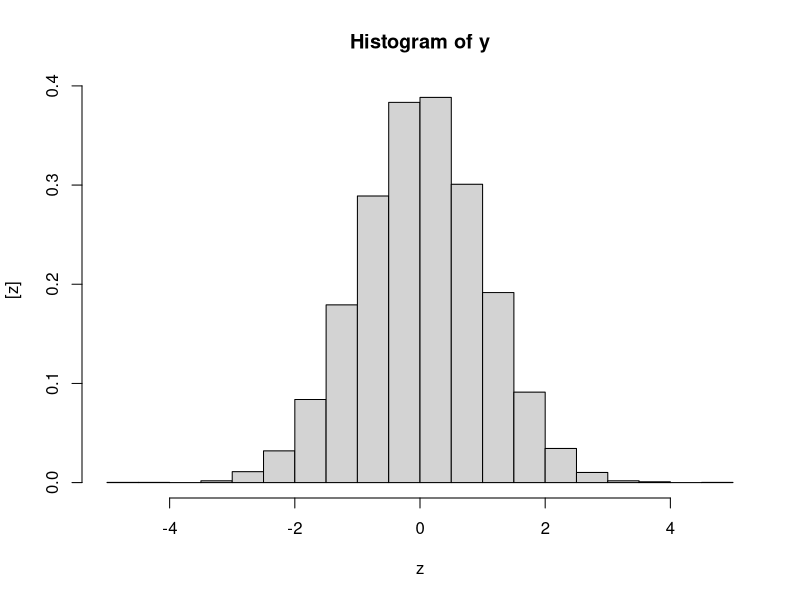
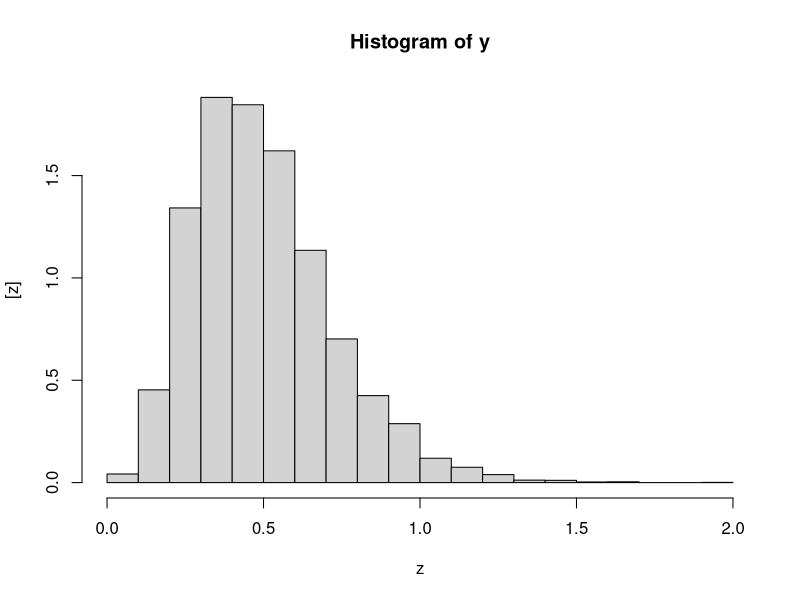

Write R code to recreate these figures, in order.
y = rnorm(10000,0,1)
hist(y, ylab = "[z]", xlab = "z", freq = FALSE)
y=rgamma(10000, 5, 10)
hist(y, ylab = "[z]", xlab = "z", freq = FALSE)
#a comment to provoke a commit
